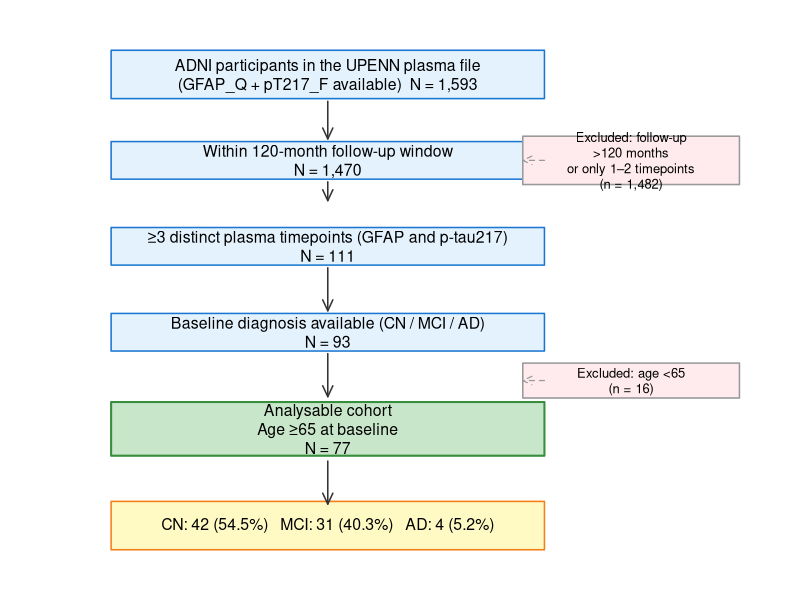

Reproduce this figure in R.
# Figure 1 - Study flow diagram (base R)
FIG_DIR <- "/Users/kuan-yuchu/Desktop/LOAD/figures"
dir.create(FIG_DIR, showWarnings = FALSE)

tiff(file.path(FIG_DIR, "Figure1_study_flow.tiff"),
     width = 8, height = 7, units = "in", res = 300,
     compression = "lzw")
op <- par(mar = c(0.5, 0.5, 0.5, 0.5))
plot(NA, xlim = c(0, 100), ylim = c(0, 100), axes = FALSE,
     xlab = "", ylab = "", asp = NA)

# helper: rounded-style rectangle with label
node <- function(x, y, w, h, text, fill = "#e3f2fd", border = "#1976d2",
                 text_col = "black", lwd = 1.5, cex = 0.95) {
  rect(x - w/2, y - h/2, x + w/2, y + h/2,
       col = fill, border = border, lwd = lwd)
  text(x, y, text, cex = cex, col = text_col, font = 1)
}

# helper: arrow between nodes
arrow_d <- function(x1, y1, x2, y2, lbl = NULL) {
  arrows(x1, y1, x2, y2, length = 0.12, angle = 25, lwd = 1.5, col = "#333")
  if (!is.null(lbl)) text((x1 + x2)/2 + 18, (y1 + y2)/2,
                          lbl, cex = 0.75, col = "#777")
}

# Main column boxes (centred at x=40)
node(40, 92, 60, 9,
     "ADNI participants in the UPENN plasma file\n(GFAP_Q + pT217_F available)  N = 1,593",
     fill = "#e3f2fd")
node(40, 76, 60, 7,
     "Within 120-month follow-up window\nN = 1,470")
node(40, 60, 60, 7,
     "≥3 distinct plasma timepoints (GFAP and p-tau217)\nN = 111")
node(40, 44, 60, 7,
     "Baseline diagnosis available (CN / MCI / AD)\nN = 93")
node(40, 26, 60, 10,
     "Analysable cohort\nAge ≥65 at baseline\nN = 77",
     fill = "#c8e6c9", border = "#388e3c", lwd = 2)
node(40, 8, 60, 9,
     "CN: 42 (54.5%)   MCI: 31 (40.3%)   AD: 4 (5.2%)",
     fill = "#fff9c4", border = "#f57f17")

# arrows (vertical)
for (pair in list(c(87,80), c(72,72-3.5), c(56,48), c(40,32), c(20,12))) {
  arrows(40, pair[1], 40, pair[2], length = 0.12, angle = 25, lwd = 1.5, col = "#333")
}

# Exclusion side-boxes on the right
node(82, 76, 30, 9,
     "Excluded: follow-up\n>120 months\nor only 1–2 timepoints\n(n = 1,482)",
     fill = "#ffebee", border = "#999", cex = 0.78)
arrows(70, 76, 67, 76, length = 0.10, angle = 25, lwd = 1.2,
       col = "#999", lty = 2)

node(82, 35, 30, 6.5,
     "Excluded: age <65\n(n = 16)",
     fill = "#ffebee", border = "#999", cex = 0.78)
arrows(70, 35, 67, 35, length = 0.10, angle = 25, lwd = 1.2,
       col = "#999", lty = 2)

par(op); dev.off()
message("Saved: ", file.path(FIG_DIR, "Figure1_study_flow.tiff"))
